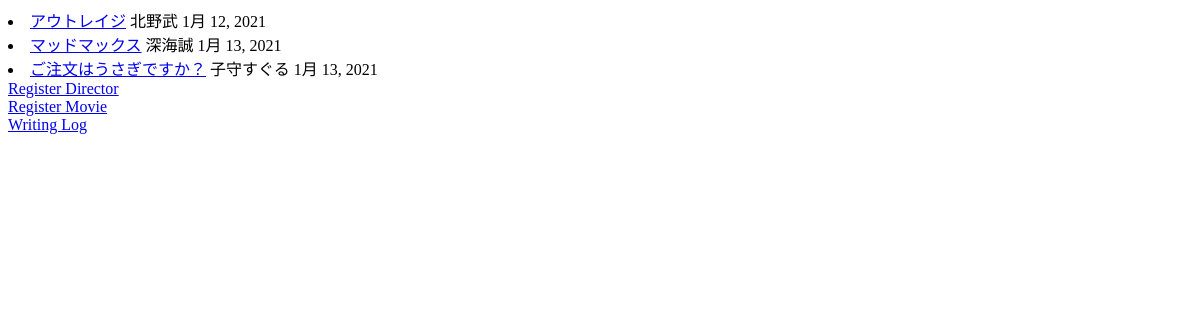
Page /WebApp/ on the earlier database version.
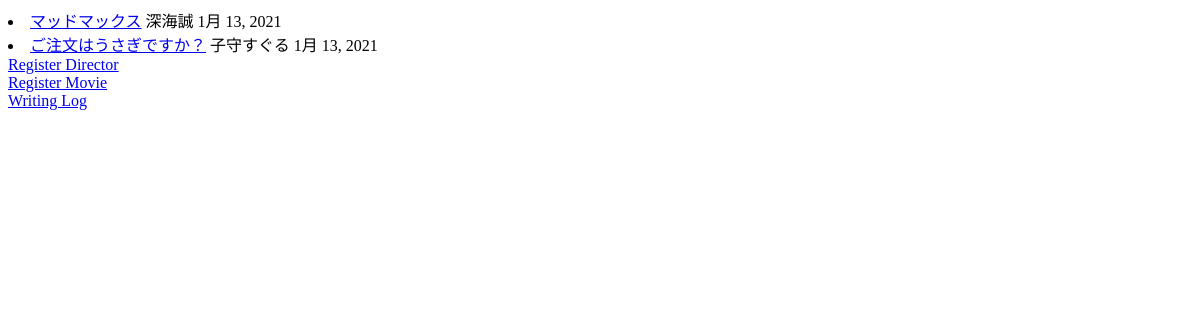
Same page on the later database version.
### WebApp/models.py (models this page shows, shortened)
class Movie(models.Model): #Movieという表をつくる
    title = models.CharField(max_length=100, verbose_name="タイトル")
    watch_date = models.DateField() #timezoneという道具を持ってきたので、日付のデータを入力できる
    director = models.ForeignKey(Director, on_delete=models.CASCADE, verbose_name="監督", related_name='movie')

class Director(models.Model): #Directorという表を作る
    name = models.CharField(max_length=100, verbose_name="監督") #nameというfieldに文字列で監督名を入れる宣言
    def __str__(self): #以下2行は管理サイト使ってデータ入力したときに監督の名前で表示するための関数
        return self.name

### WebApp/views.py (the view)
# urls.py: path('', views.index, name='index'),
def index(request):
    movie_list = Movie.objects.all()
    return render(request, 'WebApp/index.html', {'movie_list': movie_list})

### templates/WebApp/index.html
{% if movie_list %}
    {% for movie in movie_list %}
    <li>
        <a href="{% url 'WebApp:movie_detail' movie.id %}">{{ movie.title }}</a>
        {{ movie.director }}
        {{ movie.watch_date }}
    </li>
    {% endfor %}
    <a href="{% url 'WebApp:registerdirector' %}">Register Director</a><br>
    <a href="{% url 'WebApp:registermovie' %}">Register Movie</a><br>
    <a href="{% url 'WebApp:writinglog' %}">Writing Log</a>
{% endif %}

Differences in the rows shown:
removed Movie: title "アウトレイジ", director "北野武", watch_date "1月 12, 2021"
